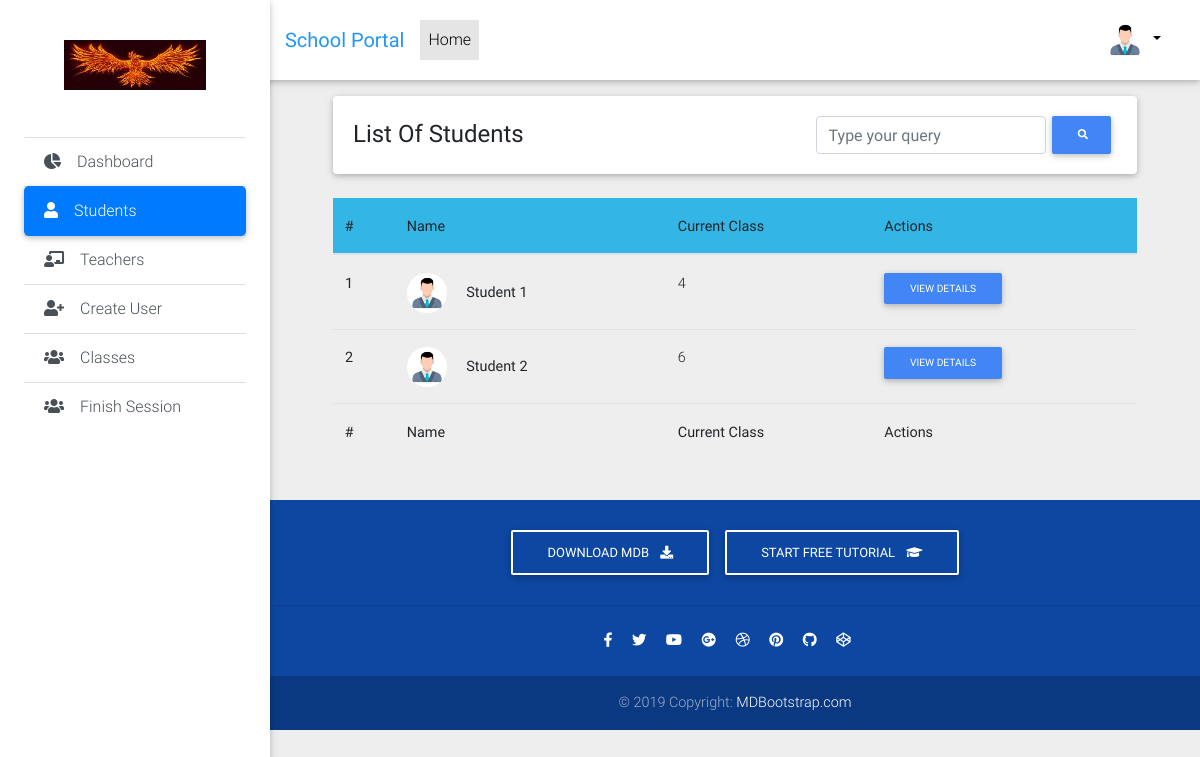
/admin-portal/students/ (signed in), run on an earlier commit of the app's database.
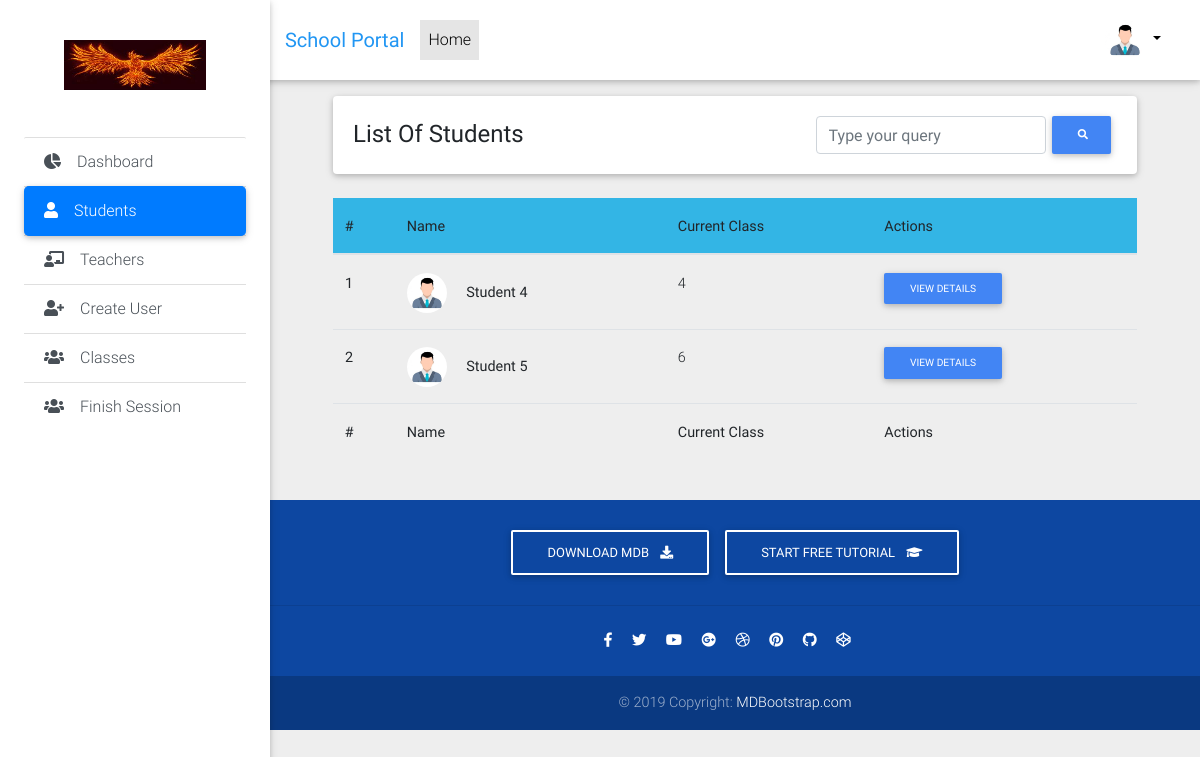
And on a later commit of the database.
### core/models.py (models this page shows, shortened)
class Profile(models.Model):
    user = models.OneToOneField(settings.AUTH_USER_MODEL, on_delete=models.CASCADE)
    first_name = models.CharField(max_length=100, blank=True, null=True)
    last_name = models.CharField(max_length=100, blank=True, null=True)
    image = models.ImageField(default='default.jpg', upload_to='profile_pics')
    birthdate = models.DateField(blank=True, null=True)
    age = models.IntegerField(blank=True, null=True)
    date_joined = models.DateField(auto_now_add=True)
    STATUS_CHOICES = [
        ('S', 'Student'),
        ('T', 'Teacher'),
        ('A', 'Admin')
    ]
    status = models.CharField(max_length=1, choices=STATUS_CHOICES, blank=True, null=True)
    class Meta:
        unique_together = ['first_name', 'last_name']

class Student(models.Model):
    profile = models.OneToOneField(Profile, on_delete=models.CASCADE)
    class_joined = models.IntegerField(blank=True, null=True, choices=CLASS_CHOICES)
    current_class = models.IntegerField(blank=True, null=True, choices=CLASS_CHOICES)
    current_teachers = models.ManyToManyField(to='Teacher')
    school_finished = models.BooleanField(default=False)
    final_result_calculated = models.BooleanField(default=False)

### core/views.py (the view)
# urls.py: path('admin-portal/students/', students_admin, name='students-admin'),
@login_required
def students_admin(request):
    if request.user.profile.status == 'A':
        students = Student.objects.all().order_by('current_class')
        if request.method == 'POST':
            search = request.POST.get('search', None)
            if search != '' and search is not None:
                students = students.filter(Q(profile__first_name__icontains=search) | Q(profile__last_name__icontains=search)).order_by('current_class')
        context = {
            'students': students
        }
        return render(request, 'students-admin.html', context)
    else:
        raise PermissionDenied

### templates/students-admin.html (shortened to what this page needs)
{% extends 'adminbase.html' %}
{% block active2 %}active{% endblock active2 %}
{% block content %}
<main class="pt-5 mx-lg-5">
    <div class="container-fluid mt-5">
        <div class="card mb-4 wow fadeIn">
            <div class="card-body d-sm-flex justify-content-between">
                <h4 class="mb-2 mb-sm-0 pt-1">
                    <span>List Of Students</span>
                </h4>
                <form class="d-flex justify-content-center" action="" method="POST" id="search-form">
                    <input type="text" id="search" name='search' placeholder="Type your query" aria-label="Search" class="form-control">
                    <button class="btn btn-primary btn-sm my-0 p" id="abc">
                    <i class="fas fa-search"></i>
                    </button>
                </form>
            </div>
        </div>
        <div class="row">
            <div class="col">
                <table id="dtBasicExample" class="table table-hover" width="100%">
                    <thead class="info-color">
                      <tr>
                        <th class="th-md">#
                        </th>
                        <th class="th-sm">Name
                        </th>
                        <th class="th-sm">Current Class
                        </th>
                        <th>Actions
                        </th>
                      </tr>
                    </thead>
                    <tbody id="student-table">
                        {% for student in students %}
                        <tr>
                            <th scope="row">{{ forloop.counter }}</th>
                            <td>
                                <img width="40px" src="{{ student.profile.image.url }}" class="rounded-circle z-depth-0 mr-3" alt="avatar image">
                                <b>{{ student.profile.first_name }} {{ student.profile.last_name }}</b>
                            </td>
                            <td>{{ student.current_class }}</td>
                            <td><a href="{% url 'core:student-detail-admin' student.profile.user.username %}" class="btn btn-primary btn-sm">View Details</a></td>
                        </tr>
                        {% endfor %}
                    </tbody>
                    <tfoot>
                      <tr>
                        <th>#
                        </th>
                        <th>Name
                        </th>
                        <th>Current Class
                        </th>
                        <th>Actions
                        </th>
                      </tr>
                    </tfoot>
                  </table>
            </div>
        </div>
    </div>
</main>
{% endblock content %}

### templates/adminbase.html (shortened to what this page needs)
{% load static %}
<!DOCTYPE html>
<html lang="en">
<head>
  <link rel="stylesheet" href="https://use.fontawesome.com/releases/v5.11.2/css/all.css">
  <link href="{% static 'css/bootstrap.min.css' %}" rel="stylesheet">
  <link href="{% static 'css/mdb.min.css' %}" rel="stylesheet">
  <link href="{% static 'css/style.min.css' %}" rel="stylesheet">
</head>
<body class="grey lighten-3">
  <header>
    <div class="sidebar-fixed position-fixed">
        <a class="logo-wrapper waves-effect">
          <img src="{% static 'img/download.jpg' %}" width="200px" height="150px" class="img-fluid" alt="">
        </a>
        <div class="list-group list-group-flush">
            <a href="{% url 'core:admin-portal' %}" class="list-group-item {% block active %}{% endblock active %} list-group-item-action waves-effect">
                <i class="fas fa-chart-pie mr-3"></i>Dashboard
            </a>
            <a href="{% url 'core:students-admin' %}" class="list-group-item {% block active2 %}{% endblock active2 %} list-group-item-action waves-effect">
                <i class="fas fa-user mr-3"></i>Students</a>
            <a href="{% url 'core:teachers-admin' %}" class="list-group-item {% block active3 %}{% endblock active3 %} list-group-item-action waves-effect">
                <i class="fas fa-chalkboard-teacher mr-3"></i>Teachers</a>
            <a href="{% url 'core:create-user' %}" class="list-group-item {% block active4 %}{% endblock active4 %} list-group-item-action waves-effect">
              <i class="fas fa-user-plus mr-3"></i></i>Create User</a>
            <a href="{% url 'core:classes' %}" class="list-group-item {% block active5 %}{% endblock active5 %} list-group-item-action waves-effect">
              <i class="fas fa-users mr-3"></i>Classes</a>
            <a href="{% url 'core:finish-session' %}" class="list-group-item {% block active6 %}{% endblock active6 %} list-group-item-action waves-effect">
              <i class="fas fa-users mr-3"></i>Finish Session</a>
        </div>
    </div>
    <nav class="navbar fixed-top navbar-expand-lg navbar-light white scrolling-navbar">
      <div class="container-fluid">
        <a class="navbar-brand waves-effect" href="/">
          <strong class="blue-text">School Portal</strong>
        </a>
        <div class="collapse navbar-collapse" id="navbarSupportedContent">
          <ul class="navbar-nav mr-auto">
            <li class="nav-item active">
              <a class="nav-link waves-effect" href="/">Home
              </a>
            </li>
          </ul>
          <ul class="navbar-nav nav-flex-icons">
            {% if user.is_authenticated %}
              <li class="nav-item avatar dropdown">
                <a class="nav-link dropdown-toggle" id="navbarDropdownMenuLink-55" data-toggle="dropdown"
                  aria-haspopup="true" aria-expanded="false">
                  <img width="40px" src="{{ user.profile.image.url }}" class="rounded-circle z-depth-0"
                    alt="avatar image">
                </a>
              </li>
            {% endif %}
          </ul>
        </div>
      </div>
    </nav>
  </header>
{% block content %}
{% endblock content %}
  <footer class="page-footer text-center font-small primary-color-dark darken-2 mt-4 wow fadeIn">
    <div class="pt-4">
      <a class="btn btn-outline-white" href="https://mdbootstrap.com/docs/jquery/getting-started/download/" target="_blank"
        role="button">Download
        MDB
        <i class="fas fa-download ml-2"></i>
      </a>
      <a class="btn btn-outline-white" href="https://mdbootstrap.com/education/bootstrap/" target="_blank" role="button">Start
        free tutorial
        <i class="fas fa-graduation-cap ml-2"></i>
      </a>
    </div>
    <hr class="my-4">
    <div class="pb-4">
      <a href="https://www.facebook.com/mdbootstrap" target="_blank">
        <i class="fab fa-facebook-f mr-3"></i>
      </a>
      <a href="https://twitter.com/MDBootstrap" target="_blank">
        <i class="fab fa-twitter mr-3"></i>
      </a>
      <a href="https://www.youtube.com/watch?v=7MUISDJ5ZZ4" target="_blank">
        <i class="fab fa-youtube mr-3"></i>
      </a>
      <a href="https://plus.google.com/u/0/b/107863090883699620484" target="_blank">
        <i class="fab fa-google-plus mr-3"></i>
      </a>
      <a href="https://dribbble.com/mdbootstrap" target="_blank">
        <i class="fab fa-dribbble mr-3"></i>
      </a>
      <a href="https://pinterest.com/mdbootstrap" target="_blank">
        <i class="fab fa-pinterest mr-3"></i>
      </a>
      <a href="https://github.com/mdbootstrap/bootstrap-material-design" target="_blank">
        <i class="fab fa-github mr-3"></i>
      </a>
      <a href="http://codepen.io/mdbootstrap/" target="_blank">
        <i class="fab fa-codepen mr-3"></i>
      </a>
    </div>
    <div class="footer-copyright py-3">
      © 2019 Copyright:
      <a href="https://mdbootstrap.com/education/bootstrap/" target="_blank"> MDBootstrap.com </a>
    </div>
  </footer>
</body>
</html>

What changed in the data, as far as the page shows it:
removed Student: profile.image (placeholder picture), profile.first_name "Student", profile.last_name "1", current_class "4"
removed Student: profile.image (placeholder picture), profile.first_name "Student", profile.last_name "2", current_class "6"
added Student: profile.image (placeholder picture), profile.first_name "Student", profile.last_name "4", current_class "4"
added Student: profile.image (placeholder picture), profile.first_name "Student", profile.last_name "5", current_class "6"
